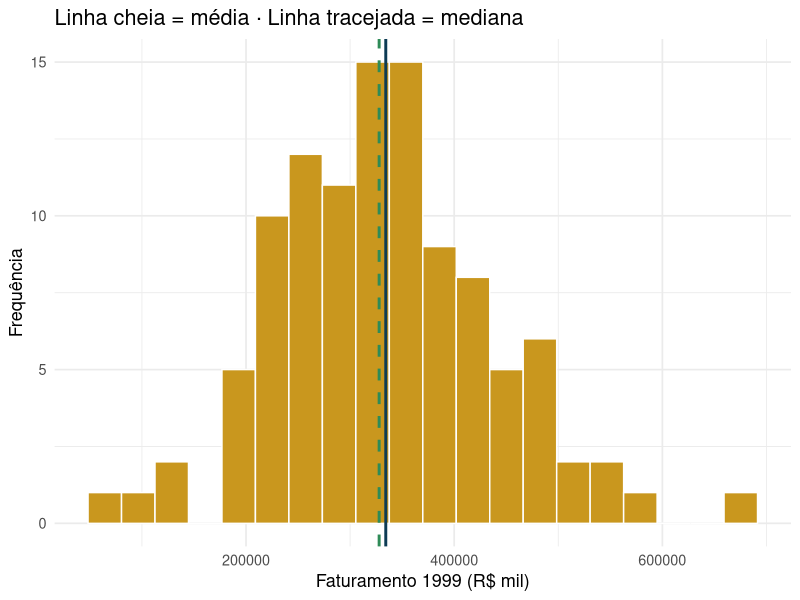

Write R code to recreate this figure. (Note: this script raises an error after producing the figure.)
## ---- chunk 1
knitr::opts_chunk$set(echo = TRUE, warning = FALSE, message = FALSE, fig.retina = 2, fig.height=4.2)
suppressPackageStartupMessages(library(tidyverse))
empresas <- read.csv("empresas.csv")
options(scipen = 999)
## ---- chunk 2
x_i <- 0:5; n_i <- c(8, 15, 22, 18, 12, 5)
x_bruto <- rep(x_i, times = n_i)          # reconstrói os 80 valores individuais
c(n = length(x_bruto), media = mean(x_bruto), mediana = median(x_bruto))
## ---- chunk 3
empresas |> summarise(media = mean(faturamento99), mediana = median(faturamento99))
## ---- chunk 4
ggplot(empresas, aes(x = faturamento99)) +
  geom_histogram(bins = 20, fill = "#c9971e", color = "white") +
  geom_vline(aes(xintercept = mean(faturamento99)), color = "#0d3b54", linewidth = 1) +
  geom_vline(aes(xintercept = median(faturamento99)), color = "#2e8b57", linewidth = 1, linetype = "dashed") +
  labs(x = "Faturamento 1999 (R$ mil)", y = "Frequência",
       title = "Linha cheia = média · Linha tracejada = mediana") +
  theme_minimal(base_size = 13)
## ---- chunk 5
knitr::include_graphics("images/notas_prova1_matf14.png")
## ---- chunk 6
knitr::include_graphics("images/letras_nomes_matf14.png")
